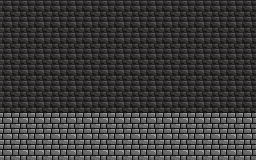

Rendered tile map (Tiled .tmx) drawn with the repository's tilesets; below, a short description and the map source with its tile grids summarised:
An orthogonal 16x10 tile map with 16x16 px tiles, 2 tile layers (background, floor), 2 tilesets and 1 object (player).

<map version="1.0" orientation="orthogonal" renderorder="right-down" width="16" height="10" tilewidth="16" tileheight="16" nextobjectid="4">
 <tileset firstgid="1" name="cave" tilewidth="16" tileheight="16" tilecount="8" columns="8">
  <image source="cave.tileset.png" width="128" height="16" />
 </tileset>
 <tileset firstgid="9" name="player" tilewidth="16" tileheight="16" tilecount="8" columns="8">
  <image source="../player/penguin.png" width="128" height="16" />
 </tileset>
 <layer name="background" width="16" height="10">
  <data>[160 cells, 160 non-empty, 1 distinct tile ids]</data>
 </layer>
 <layer name="floor" width="16" height="10">
  <properties>
   <property name="collision" type="bool" value="true" />
  </properties>
  <data>[160 cells, 48 non-empty, 1 distinct tile ids]</data>
 </layer>
 <objectgroup name="prefabs">
  <object id="2" name="player" type="player" gid="9" x="128" y="112" width="16" height="16">
   <properties>
    <property name="texture" value="PLAYER_SPRITE" />
   </properties>
  </object>
 </objectgroup>
</map>